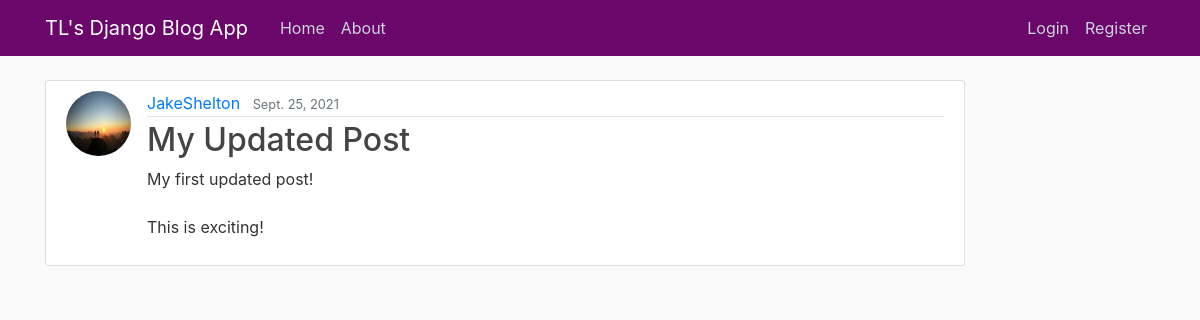
Screenshot of /post/9/ with the database file from the repository.
### blog/models.py (models this page shows, shortened)
class Post(models.Model):
    title = models.CharField(max_length=100)
    content = models.TextField()
    date_posted = models.DateField(default=timezone.now)
    author = models.ForeignKey(User, on_delete=models.CASCADE)

### users/models.py (models this page shows, shortened)
class Profile(models.Model):
    user = models.OneToOneField(User, on_delete=models.CASCADE)
    image = models.ImageField(default='default.jpg', upload_to='profile_pics')

### blog/views.py (the view)
# urls.py: path('post/<int:pk>/', PostDetailView.as_view(), name='post-detail'),
class PostDetailView(DetailView):
    model = Post

### blog/templates/blog/post_detail.html (shortened to what this page needs)
{% extends 'blog/base.html' %}
{% block content %}
    <article class="media content-section">
        <img class="rounded-circle article-img" src="{{ object.author.profile.image.url}}" alt="">
        <div class="media-body">
            <div class="article-metadata">
                <a class="mr-2" href="{% url 'user-posts' object.author.username %}">{{ object.author }}</a>
                <small class="text-muted">{{ object.date_posted }}</small>
            </div>
            <h2 class="article-title" >{{ object.title }} </h2>
            <p class="article-content">{{ object.content }}</p>
        </div>
    </article>
{% endblock content %}

### blog/static/blog/main.css (style rules this page uses)
body { background: #fafafa; color: #333333; margin-top: 5rem; }
h1, h2, h3, h4, h5, h6 { color: #444444; }
.content-section { background: #ffffff; padding: 10px 20px; border: 1px solid #dddddd; border-radius: 3px; margin-bottom: 20px; }
.article-title { color: #444444; }
.article-content { white-space: pre-line; }
.article-img { height: 65px; width: 65px; margin-right: 16px; }
.article-metadata { padding-bottom: 1px; margin-bottom: 4px; border-bottom: 1px solid #e3e3e3 }

### rows the page displays
Post: author.profile.image (placeholder picture), author "JakeShelton", date_posted "Sept. 25, 2021", title "My Updated Post", content "My first updated post! This is exciting!"
